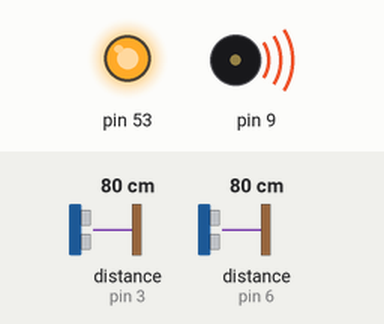
Simulated run of this sketch. Board: Arduino Mega 2560, built with avr-gcc and run on an emulated ATmega2560. Parts: output pins drawn as LEDs (lit = HIGH), buzzer (waves = sounding). Wiring (inferred from the names in the program): ultrasonic range finder: trigger pin 4; echo pin 3. The test bench sets the inputs (shaded band); at power-on: distance to the obstacle (sensors on pin 3, pin 6) 80 cm. The echo pulse lasts 58.3 µs per cm; pins used as bus, display or sensor lines are not drawn.

Above: at 0.1 s.
At 7.6 s:
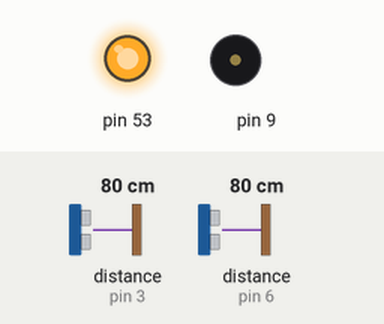
Timing chart, 0 to 9.1 s (numbered marks = the images above):
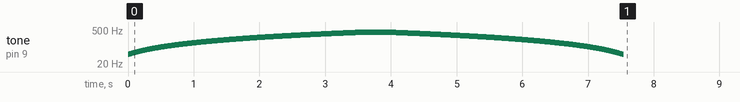

Measured:
- by itself, tone on pin 9: plays 50 Hz for 0.01 s, 51 Hz for 0.01 s, 52 Hz for 0.01 s, 53 Hz for 0.01 s, 54 Hz for 0.01 s, 55 Hz for 0.01 s … (701 notes in this stretch)

The sketch:

Thermin.ino
```cpp
/*
 1 - Arduino pin ~9
 2 - Speaker +
 3 - GND
   4 - 5V
 5 - Arduino pin ~10
 6 - Arduino pin 13
 7 - Arduino pin ~11
   8 - GND
*/

#include   <NewTone.h>
#include <NewPing.h>
#include <SPI.h>

#define MIN_DISTANCE   35

NewPing sonar(5, 6, 35);


byte   address = 0x00;
int CS= 10;

int echo = 3;
int   trigger = 4;

int distance;
int PotValue;

unsigned long TimeResponse;
float   distance2;
float tone1;

void setup() {
  Serial.begin(9600);
  pinMode(trigger, OUTPUT);
  pinMode(echo,   INPUT);
  pinMode (CS, OUTPUT);
  SPI.begin();


  digitalPotWrite(255);

  for (int i = 50; i <= 400; i++)
  {
    pinMode(9, OUTPUT);
    NewTone(9,i);
     delay(10);
  }

  delay(500);

  for (int i = 400; i >= 50;   i--)
  {
    pinMode(9, OUTPUT);
    NewTone(9,i);
    delay(10);
   }
}

void loop() {
  digitalWrite(trigger, HIGH);
   delayMicroseconds(10);
   digitalWrite(trigger, LOW);
  TimeResponse = pulseIn(echo,   HIGH);
  distance2   = TimeResponse/58;

  if (distance2   < MIN_DISTANCE) {
     tone1 = 50.0*pow(2,(distance2/12.0));
    pinMode(9, OUTPUT);
    NewTone(9,tone1);
  } else {
     pinMode(9, OUTPUT);
    NewTone(9,0);
  }

  distance = sonar.ping_cm();


  int PotValue = map(distance, 0, 35, 240, 255);

  if (distance == 0)
  {
    PotValue   = 255;
  }

  digitalPotWrite(PotValue);
  delay(10);
}

int   digitalPotWrite(int value) {
  digitalWrite(CS, LOW);
  SPI.transfer(address);
   SPI.transfer(value);
  digitalWrite(CS, HIGH);
}
```
